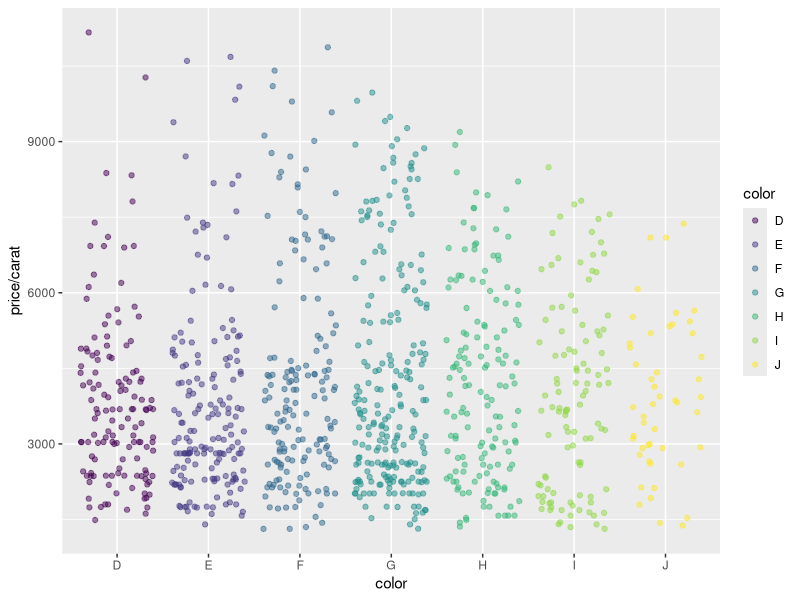
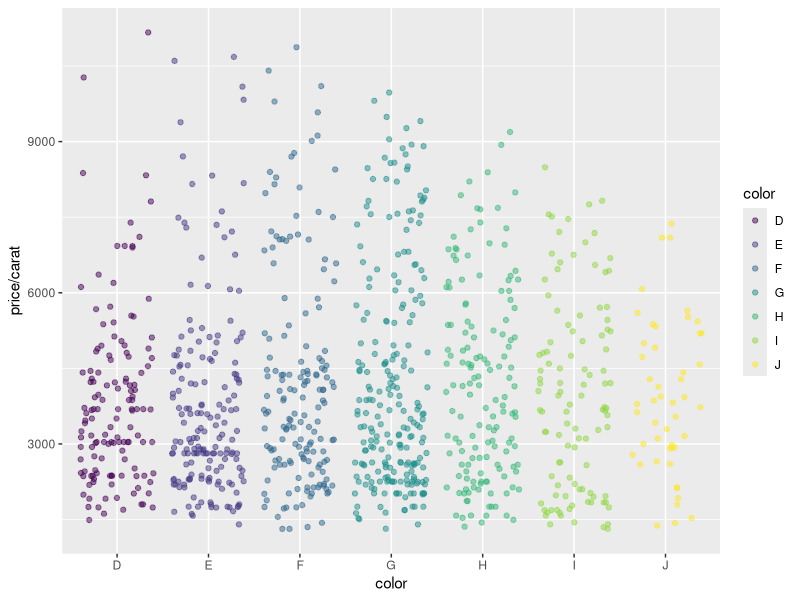

Reproduce these figures in R, in order.
## ---- chunk 1
library(knitr)
kable(iris[1:12,])
## ---- chunk 2
library(ggplot2)
dsmall <- diamonds[sample(nrow(diamonds), 1000), ]
ggplot(dsmall, aes(color, price/carat)) + geom_jitter(alpha = I(1 / 2), aes(color=color))
## ---- chunk 3
png("myplot.png")
ggplot(dsmall, aes(color, price/carat)) + geom_jitter(alpha = I(1 / 2), aes(color=color))
dev.off()
